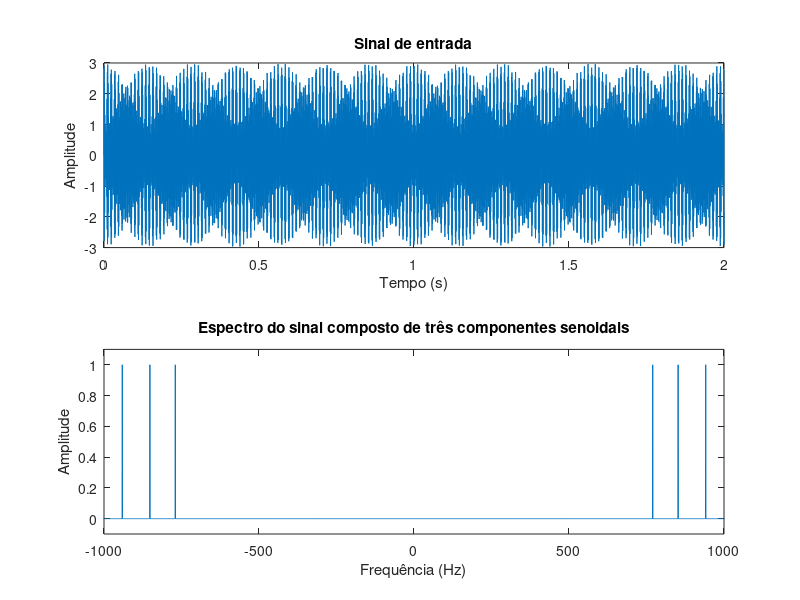
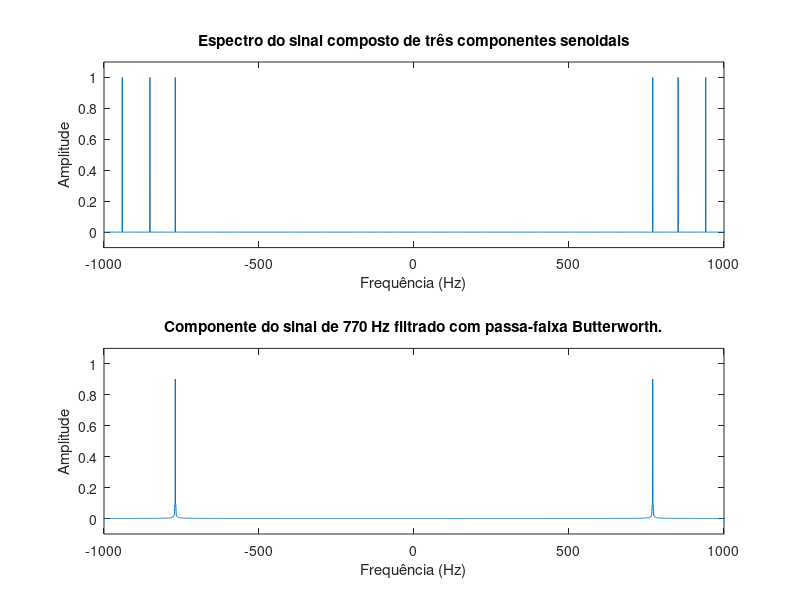
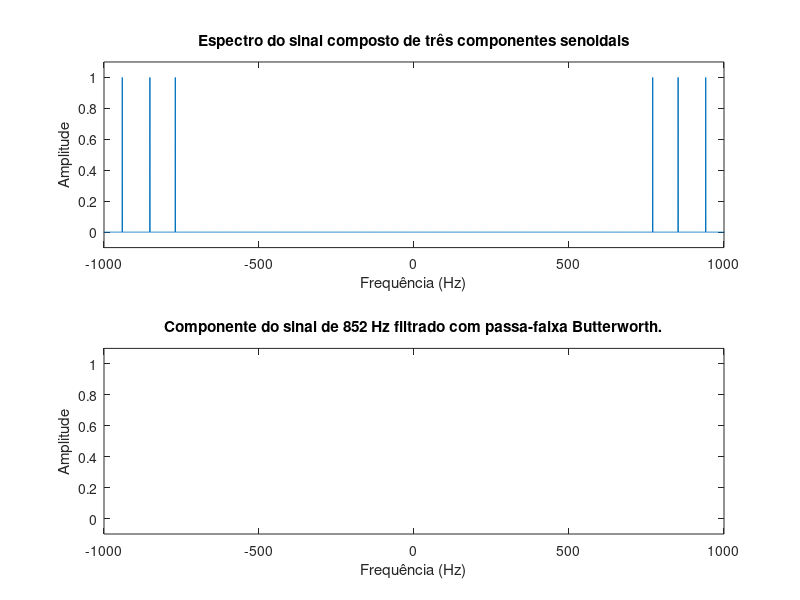
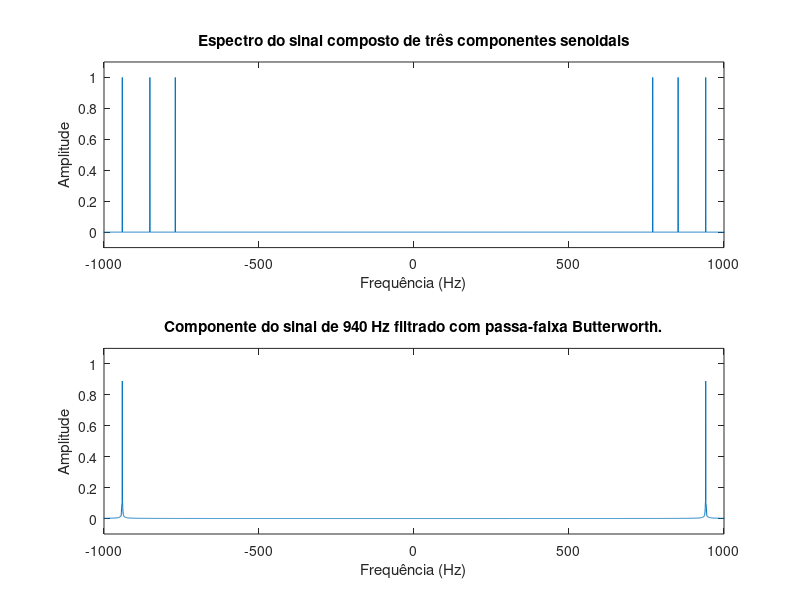

The MATLAB source for these figures, in order:
clc; close all; clear all;

tmin = 0;
tmax = 2;
Omega_s = 8000;
Fs = Omega_s;
Ts = 1/Fs;
L = (tmax - tmin)/Ts;
t = 0:Ts:tmax-Ts;

f1 = 770;
f2 = 852;
f3 = 941;

s_t = sin(2*pi*f1*t) + sin(2*pi*f2*t) + sin(2*pi*f3*t);
S_f = fft(s_t);
S_f = abs(2*S_f/L);
S_f = fftshift(S_f);
freq = Fs*(-(L/2):(L/2)-1)/L;

figure;
subplot(2,1,1);
plot(t,s_t);
ylabel('Amplitude');
xlabel('Tempo (s)');
title('Sinal de entrada');

subplot(2,1,2);
plot(freq,S_f);
title('Espectro do sinal composto de três componentes senoidais');
xlabel('Frequência (Hz)');
ylabel('Amplitude');
xlim([-1000 1000]);
ylim([-0.1 1.1]);

% Filtro de 770Hz Butterworth
Num = Numerator = [
     0.000000000007648974625344080593812088956; 0; 
    -0.000000000030595898501376322375248355826; 0; 
     0.000000000045893847752064483562872533739; 0; 
    -0.000000000030595898501376322375248355826; 0;
     0.000000000007648974625344080593812088956 
];

Den = [1;
    -6.573968478516325930627317575272172689438; 
    20.197703598146055981032986892387270927429; 
   -37.435767531546105146844638511538505554199; 
    45.612066895335409810741111868992447853088; 
   -37.354424964373507123127637896686792373657; 
    20.110025517173959030969854211434721946716; 
    -6.5312086462963758748401232878677546978; 
     0.991336860368820738109718604391673579812 
];

s_770hz = filter(Num, Den, s_t);
S_770hz = fft(s_770hz);
S_770hz = abs(2*S_770hz/L);
S_770hz = fftshift(S_770hz);
figure;
subplot(2,1,1);
plot(freq,S_f);
title('Espectro do sinal composto de três componentes senoidais');
xlabel('Frequência (Hz)');
ylabel('Amplitude');
xlim([-1000 1000]);
ylim([-0.1 1.1]);
subplot(2,1,2);
plot(freq, S_770hz);
title('Componente do sinal de 770 Hz filtrado com passa-faixa Butterworth.');
xlabel('Frequência (Hz)');
ylabel('Amplitude');
xlim([-1000 1000]);
ylim([-0.1 1.1]);

% Filtro de 852Hz Butterworth
Num = [
     0.000000000007674623107715503777944271234; 0; 
    -0.000000000030698492430862015111777084937; 0; 
     0.000000000046047738646293025898839895191; 0;
    -0.000000000030698492430862015111777084937; 0; 
     0.000000000007674623107715503777944271234 
];

Den = [1; 
    18.723854036105780807019982603378593921661;
   -34.153268845102040529582154704257845878601; 
    41.404068891609767888439819216728210449219;
   -34.07899654791336274683999363332986831665 ; 
    18.642505949254868369280302431434392929077; 
    -6.22711645042142070138879716978408396244;  
     0.991329630860964927663303569715935736895 
];


s_852hz = filter(Num, Den, s_t);
S_852hz = fft(s_852hz);
S_852hz = abs(2*S_852hz /L);
S_852hz  = fftshift(S_852hz );
figure;
subplot(2,1,1);
plot(freq,S_f);
title('Espectro do sinal composto de três componentes senoidais');
xlabel('Frequência (Hz)');
ylabel('Amplitude');
xlim([-1000 1000]);
ylim([-0.1 1.1]);
subplot(2,1,2);
plot(freq, S_852hz );
title('Componente do sinal de 852 Hz filtrado com passa-faixa Butterworth.');
xlabel('Frequência (Hz)');
ylabel('Amplitude');
xlim([-1000 1000]);
ylim([-0.1 1.1]);

% Filtro de 940Hz Butterworth
Num = [0.000000000007698496068837793746781982269; 0;
    -0.000000000030793984275351174987127929078; 0; 
     0.000000000046190976413026762480691893617; 0;
    -0.000000000030793984275351174987127929078; 0; 
     0.000000000007698496068837793746781982269 
];
Den = [1; 
     -5.902149339413338857696089689852669835091; 
     17.054552786823688137474164250306785106659;
    -30.518120678802585388211809913627803325653; 
     36.783803548311759357147820992395281791687;
    -30.451702102949198547321429941803216934204;; 
     16.980399695100125256885803537443280220032; 
     -5.863697447546361019021787797100841999054;  
      0.991322918116968265778155000589322298765
];

s_940hz = filter(Num, Den, s_t);
S_940hz = fft(s_940hz);
S_940hz = abs(2*S_940hz/L);
S_940hz = fftshift(S_940hz);
figure;
subplot(2,1,1);
plot(freq,S_f);
title('Espectro do sinal composto de três componentes senoidais');
xlabel('Frequência (Hz)');
ylabel('Amplitude');
xlim([-1000 1000]);
ylim([-0.1 1.1]);
subplot(2,1,2);
plot(freq, S_940hz);
title('Componente do sinal de 940 Hz filtrado com passa-faixa Butterworth.');
xlabel('Frequência (Hz)');
ylabel('Amplitude');
xlim([-1000 1000]);
ylim([-0.1 1.1]);